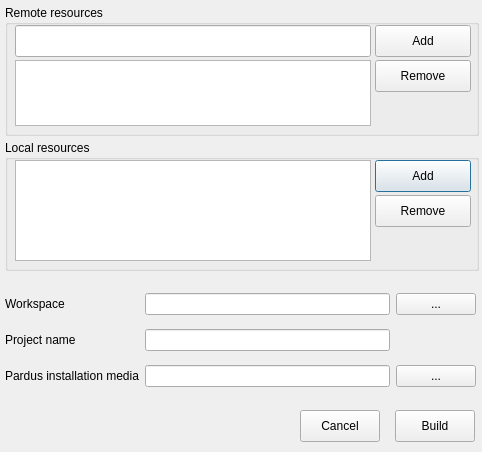
<?xml version="1.0" encoding="UTF-8"?>
<ui version="4.0">
 <class>Dialog</class>
 <widget class="QDialog" name="Dialog">
  <property name="geometry">
   <rect>
    <x>0</x>
    <y>0</y>
    <width>482</width>
    <height>452</height>
   </rect>
  </property>
  <property name="sizePolicy">
   <sizepolicy hsizetype="Fixed" vsizetype="Fixed">
    <horstretch>0</horstretch>
    <verstretch>0</verstretch>
   </sizepolicy>
  </property>
  <property name="maximumSize">
   <size>
    <width>482</width>
    <height>452</height>
   </size>
  </property>
  <property name="windowTitle">
   <string>Build options</string>
  </property>
  <widget class="QGroupBox" name="groupBox_1">
   <property name="geometry">
    <rect>
     <x>5</x>
     <y>140</y>
     <width>474</width>
     <height>131</height>
    </rect>
   </property>
   <property name="title">
    <string>Local resources</string>
   </property>
   <widget class="QListWidget" name="listWidget_1">
    <property name="geometry">
     <rect>
      <x>10</x>
      <y>20</y>
      <width>356</width>
      <height>101</height>
     </rect>
    </property>
    <property name="sizePolicy">
     <sizepolicy hsizetype="Preferred" vsizetype="Preferred">
      <horstretch>0</horstretch>
      <verstretch>0</verstretch>
     </sizepolicy>
    </property>
   </widget>
   <widget class="QPushButton" name="addButton_1">
    <property name="geometry">
     <rect>
      <x>370</x>
      <y>20</y>
      <width>96</width>
      <height>32</height>
     </rect>
    </property>
    <property name="text">
     <string>Add</string>
    </property>
   </widget>
   <widget class="QPushButton" name="removeButton_1">
    <property name="geometry">
     <rect>
      <x>370</x>
      <y>55</y>
      <width>96</width>
      <height>32</height>
     </rect>
    </property>
    <property name="text">
     <string>Remove</string>
    </property>
   </widget>
  </widget>
  <widget class="QGroupBox" name="groupBox_2">
   <property name="geometry">
    <rect>
     <x>5</x>
     <y>5</y>
     <width>474</width>
     <height>131</height>
    </rect>
   </property>
   <property name="title">
    <string>Remote resources</string>
   </property>
   <widget class="QLineEdit" name="lineEdit_2">
    <property name="geometry">
     <rect>
      <x>10</x>
      <y>20</y>
      <width>356</width>
      <height>32</height>
     </rect>
    </property>
    <property name="sizePolicy">
     <sizepolicy hsizetype="Preferred" vsizetype="Preferred">
      <horstretch>0</horstretch>
      <verstretch>0</verstretch>
     </sizepolicy>
    </property>
   </widget>
   <widget class="QPushButton" name="addButton_2">
    <property name="geometry">
     <rect>
      <x>370</x>
      <y>20</y>
      <width>96</width>
      <height>32</height>
     </rect>
    </property>
    <property name="text">
     <string>Add</string>
    </property>
   </widget>
   <widget class="QListWidget" name="listWidget_2">
    <property name="geometry">
     <rect>
      <x>10</x>
      <y>55</y>
      <width>356</width>
      <height>66</height>
     </rect>
    </property>
    <property name="sizePolicy">
     <sizepolicy hsizetype="Preferred" vsizetype="Preferred">
      <horstretch>0</horstretch>
      <verstretch>0</verstretch>
     </sizepolicy>
    </property>
   </widget>
   <widget class="QPushButton" name="removeButton_2">
    <property name="geometry">
     <rect>
      <x>370</x>
      <y>55</y>
      <width>96</width>
      <height>32</height>
     </rect>
    </property>
    <property name="text">
     <string>Remove</string>
    </property>
   </widget>
  </widget>
  <widget class="QPushButton" name="buildButton">
   <property name="geometry">
    <rect>
     <x>395</x>
     <y>410</y>
     <width>80</width>
     <height>32</height>
    </rect>
   </property>
   <property name="text">
    <string>Build</string>
   </property>
  </widget>
  <widget class="QPushButton" name="cancelButton">
   <property name="geometry">
    <rect>
     <x>300</x>
     <y>410</y>
     <width>80</width>
     <height>32</height>
    </rect>
   </property>
   <property name="text">
    <string>Cancel</string>
   </property>
  </widget>
  <widget class="QWidget" name="gridLayoutWidget">
   <property name="geometry">
    <rect>
     <x>5</x>
     <y>285</y>
     <width>471</width>
     <height>110</height>
    </rect>
   </property>
   <layout class="QGridLayout" name="gridLayout" columnstretch="0,0,0" rowminimumheight="0,0,0" columnminimumwidth="0,0,0">
    <item row="0" column="0">
     <widget class="QLabel" name="label">
      <property name="text">
       <string>Workspace</string>
      </property>
     </widget>
    </item>
    <item row="0" column="1">
     <widget class="QLineEdit" name="wsEdit">
      <property name="enabled">
       <bool>true</bool>
      </property>
      <property name="readOnly">
       <bool>true</bool>
      </property>
     </widget>
    </item>
    <item row="1" column="0">
     <widget class="QLabel" name="label_2">
      <property name="text">
       <string>Project name</string>
      </property>
     </widget>
    </item>
    <item row="0" column="2">
     <widget class="QPushButton" name="wsButton">
      <property name="text">
       <string notr="true">...</string>
      </property>
     </widget>
    </item>
    <item row="2" column="0">
     <widget class="QLabel" name="label_3">
      <property name="text">
       <string>Pardus installation media</string>
      </property>
     </widget>
    </item>
    <item row="2" column="1">
     <widget class="QLineEdit" name="pimEdit">
      <property name="readOnly">
       <bool>true</bool>
      </property>
     </widget>
    </item>
    <item row="2" column="2">
     <widget class="QPushButton" name="pimButton">
      <property name="text">
       <string notr="true">...</string>
      </property>
     </widget>
    </item>
    <item row="1" column="1">
     <widget class="QLineEdit" name="pnEdit"/>
    </item>
   </layout>
  </widget>
 </widget>
 <resources/>
 <connections/>
</ui>
